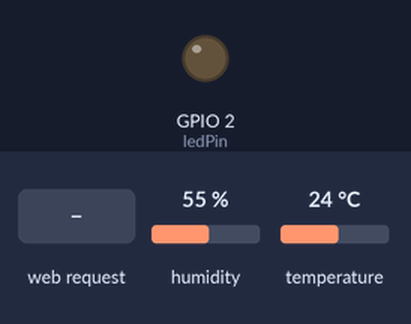
A sketch run on a simulated ESP32. Parts: output pins drawn as LEDs (lit = HIGH). The inputs (shaded band) are chosen by the test bench; at power-on: humidity 55 %, temperature 24 °C. WiFi joins after 1.5 s; servers stay silent unless stated; what the sketch prints to the serial monitor is not drawn.

Above: at 3.7 s.
3.8 s: HTTP request GET /led/on received
At 5.0 s:
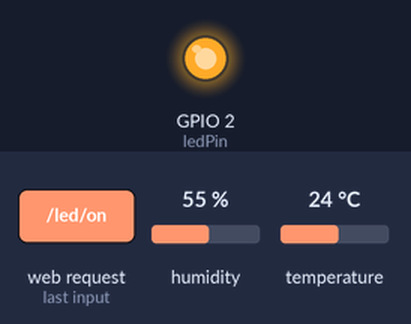
5.3 s: HTTP request GET /led/off received
At 6.4 s:
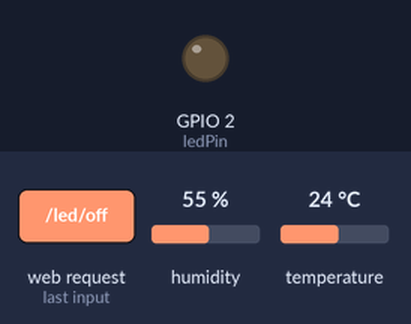
Timing chart, 0 to 8.3 s (numbered marks = the images above; inputs shaded):
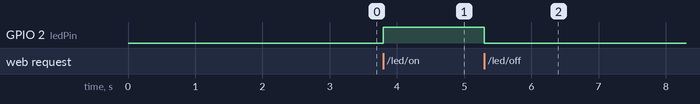

Measured:
- after the input at 3.8 s, GPIO 2 (ledPin): LOW → HIGH at once
- after the input at 5.3 s, GPIO 2 (ledPin): HIGH → LOW at once

The sketch:

ESP32_Thermo-hygrometer.ino
```cpp
#include <WiFi.h>
#include <WebServer.h>
#include <Adafruit_AHTX0.h>

// ========== 你的 WiFi 信息 ==========
const char* ssid = "REDMIYI";         // 你的热点名称
const char* password = "liyi123456";  // 你的热点密码
// ===================================

WebServer server(80);                 // 网页服务器，端口 80
Adafruit_AHTX0 aht;

float temperature = 0;
float humidity = 0;

// LED 引脚（大部分 ESP32 开发板的板载 LED 在 GPIO 2）
const int ledPin = 2;

void setup() {
  Serial.begin(115200);
  delay(1000);

  // 1. 初始化 LED 引脚
  pinMode(ledPin, OUTPUT);
  digitalWrite(ledPin, LOW);  // 初始熄灭

  // 2. 初始化 AHT20 传感器
  if (!aht.begin()) {
    Serial.println("AHT20 初始化失败，请检查接线");
    while (1);
  }
  Serial.println("AHT20 传感器已就绪");

  // 3. 连接 WiFi
  Serial.print("正在连接 WiFi: ");
  Serial.println(ssid);
  WiFi.begin(ssid, password);

  int attempt = 0;
  while (WiFi.status() != WL_CONNECTED && attempt < 30) {
    delay(500);
    Serial.print(".");
    attempt++;
  }

  if (WiFi.status() == WL_CONNECTED) {
    Serial.println("\n✅ WiFi 连接成功！");
    Serial.print("📡 IP 地址: ");
    Serial.println(WiFi.localIP());
  } else {
    Serial.println("\n❌ WiFi 连接失败，请检查热点");
    while (1);
  }

  // 4. 配置网页服务器路由
  server.on("/", handleRoot);           // 主页：显示温湿度 + 控制按钮
  server.on("/led/on", handleLedOn);    // 开灯命令
  server.on("/led/off", handleLedOff);  // 关灯命令

  server.begin();
  Serial.println("🌐 网页服务器已启动");
  Serial.println("请在浏览器访问上面的 IP 地址");
}

void loop() {
  server.handleClient();  // 持续监听浏览器请求

  // 每隔 2 秒读取一次温湿度
  static unsigned long lastRead = 0;
  if (millis() - lastRead > 2000) {
    lastRead = millis();
    sensors_event_t humidityEvent, tempEvent;
    aht.getEvent(&humidityEvent, &tempEvent);
    temperature = tempEvent.temperature;
    humidity = humidityEvent.relative_humidity;

    // 串口打印调试信息
    Serial.print("温度: ");
    Serial.print(temperature);
    Serial.print(" °C   湿度: ");
    Serial.print(humidity);
    Serial.println(" %");
  }
}

// ========== 网页服务器处理函数 ==========

// 主页：显示温湿度 + 两个控制按钮
void handleRoot() {
  String html = "<!DOCTYPE html>";
  html += "<html>";
  html += "<head>";
  html += "<meta charset='UTF-8'>";
  html += "<title>温湿度监测 + 远程控制</title>";
  html += "<meta http-equiv='refresh' content='2'>";  // 每2秒自动刷新
  html += "<style>";
  html += "body { text-align: center; margin-top: 50px; font-family: Arial; }";
  html += "button { font-size: 24px; padding: 10px 20px; margin: 10px; cursor: pointer; }";
  html += ".on { background-color: #4CAF50; color: white; border: none; border-radius: 5px; }";
  html += ".off { background-color: #f44336; color: white; border: none; border-radius: 5px; }";
  html += "h1 { color: #333; }";
  html += ".temp { color: red; font-size: 32px; font-weight: bold; }";
  html += ".hum { color: blue; font-size: 32px; font-weight: bold; }";
  html += "</style>";
  html += "</head>";

  html += "<body>";
  html += "<h1>🌡️ 温湿度监测站</h1>";
  html += "<p class='temp'>温度: " + String(temperature, 1) + " °C</p>";
  html += "<p class='hum'>湿度: " + String(humidity, 1) + " %</p>";
  html += "<hr>";
  html += "<h2>💡 远程控制 LED</h2>";
  html += "<button class='on' onclick=\"window.location.href='/led/on'\">🔆 开灯</button>";
  html += "<button class='off' onclick=\"window.location.href='/led/off'\">💡 关灯</button>";
  html += "<p><small>数据每 2 秒自动更新</small></p>";
  html += "</body></html>";

  server.send(200, "text/html", html);
}

// 开灯命令处理
void handleLedOn() {
  digitalWrite(ledPin, HIGH);
  Serial.println("💡 LED 已开启");

  // 返回一个简单页面，并自动跳回主页
  String response = "<!DOCTYPE html><html>";
  response += "<head><meta charset='UTF-8'>";
  response += "<meta http-equiv='refresh' content='1;url=/'>";
  response += "</head>";
  response += "<body style='text-align:center; margin-top:50px;'>";
  response += "<h2>✅ LED 已开启</h2>";
  response += "<p>1秒后自动返回...</p>";
  response += "</body></html>";

  server.send(200, "text/html", response);
}

// 关灯命令处理
void handleLedOff() {
  digitalWrite(ledPin, LOW);
  Serial.println("💡 LED 已关闭");

  String response = "<!DOCTYPE html><html>";
  response += "<head><meta charset='UTF-8'>";
  response += "<meta http-equiv='refresh' content='1;url=/'>";
  response += "</head>";
  response += "<body style='text-align:center; margin-top:50px;'>";
  response += "<h2>✅ LED 已关闭</h2>";
  response += "<p>1秒后自动返回...</p>";
  response += "</body></html>";

  server.send(200, "text/html", response);
}
```
